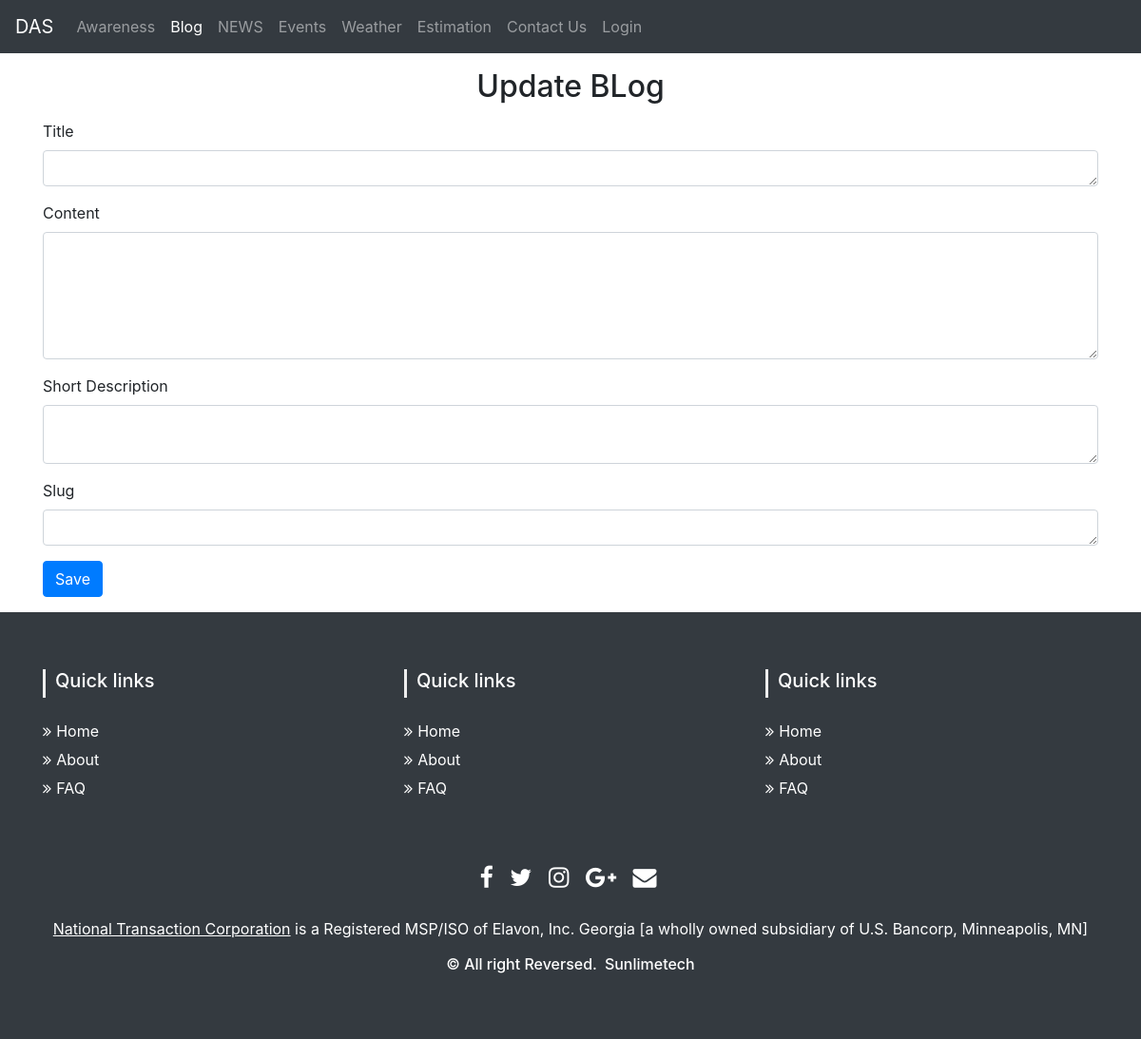
The app's page /blogupdate/hgfhfghh, older data.
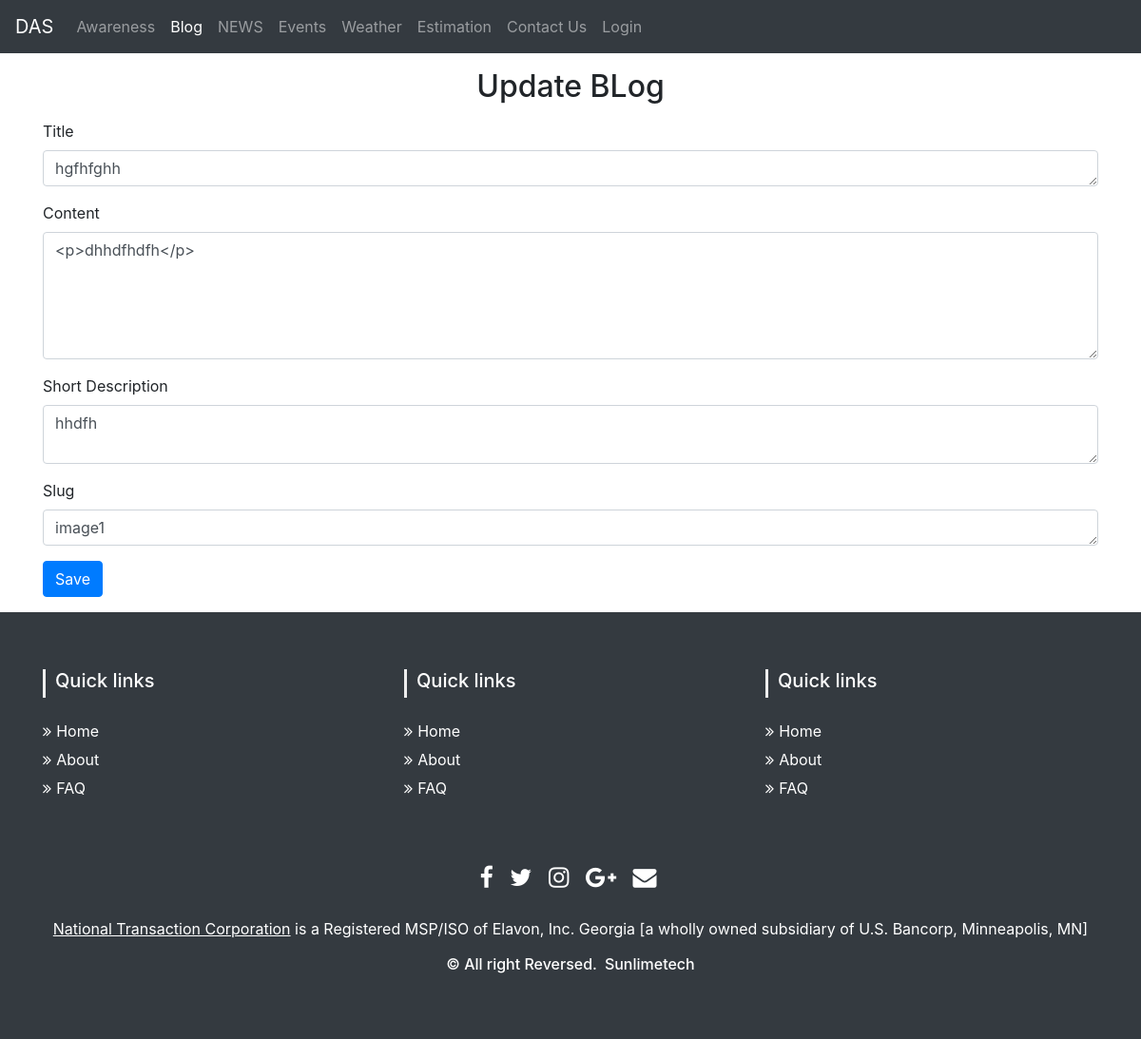
The same page, newer data.
### fyp/models.py (models this page shows, shortened)
class Blog(models.Model):
    sno = models.AutoField(primary_key=True)
    title = models.CharField(max_length=200)
    content = RichTextField()
    short_desc = models.CharField(max_length=300, default="")
    slug = models.SlugField(max_length=25)
    time = models.DateTimeField(auto_now_add=True)
    author = models.CharField(max_length=20, default="")
    username = models.CharField(max_length=20, default="")

### fyp/views.py (the view, shortened to what this page needs)
# urls.py: path('blogupdate/<str:title>', views.blogupdate, name='blogupdate'),
def blogupdate(request, title):
    editblog = title
    blog = Blog.objects.filter(title=editblog).first
    context = {'blog':blog}
    return render(request, 'blogupdate.html',context)

### templates/blogupdate.html (shortened to what this page needs)
{% extends 'base.html' %}
{% block blogactive %}active{% endblock blogactive %}
{% block body %}
<div class="container my-3">
    <h2 class="text-center my-3">Update BLog</h2>
    <form action="/blogupdate/{{blog.title}}" method="POST">
  <div class="form-group">
    <label for="exampleFormControlTextarea1">Title</label>
    <textarea class="form-control" id="title" name="title" rows="1">{{blog.title}}</textarea>
  </div>
  <div class="form-group">
    <label for="exampleFormControlTextarea1">Content</label>
    <textarea class="form-control" id="content" name="content" rows="5">{{blog.content|safe}}</textarea>
  </div>
  <div class="form-group">
    <label for="exampleFormControlTextarea1">Short Description</label>
    <textarea class="form-control" id="short_desc" name="short_desc" rows="2">{{blog.short_desc}}</textarea>
  </div>
  <div class="form-group">
    <label for="exampleFormControlTextarea1">Slug</label>
    <textarea class="form-control" id="slug" name="slug" rows="1">{{blog.slug}}</textarea>
  </div>
  <button type="submit" class="btn btn-primary">Save</button>
      </form>
</div>
{% endblock body %}

Row changes from the older to the newer data that the page shows:
added Blog: title "hgfhfghh", content "<p>dhhdfhdfh</p>", short_desc "hhdfh", slug "image1"
